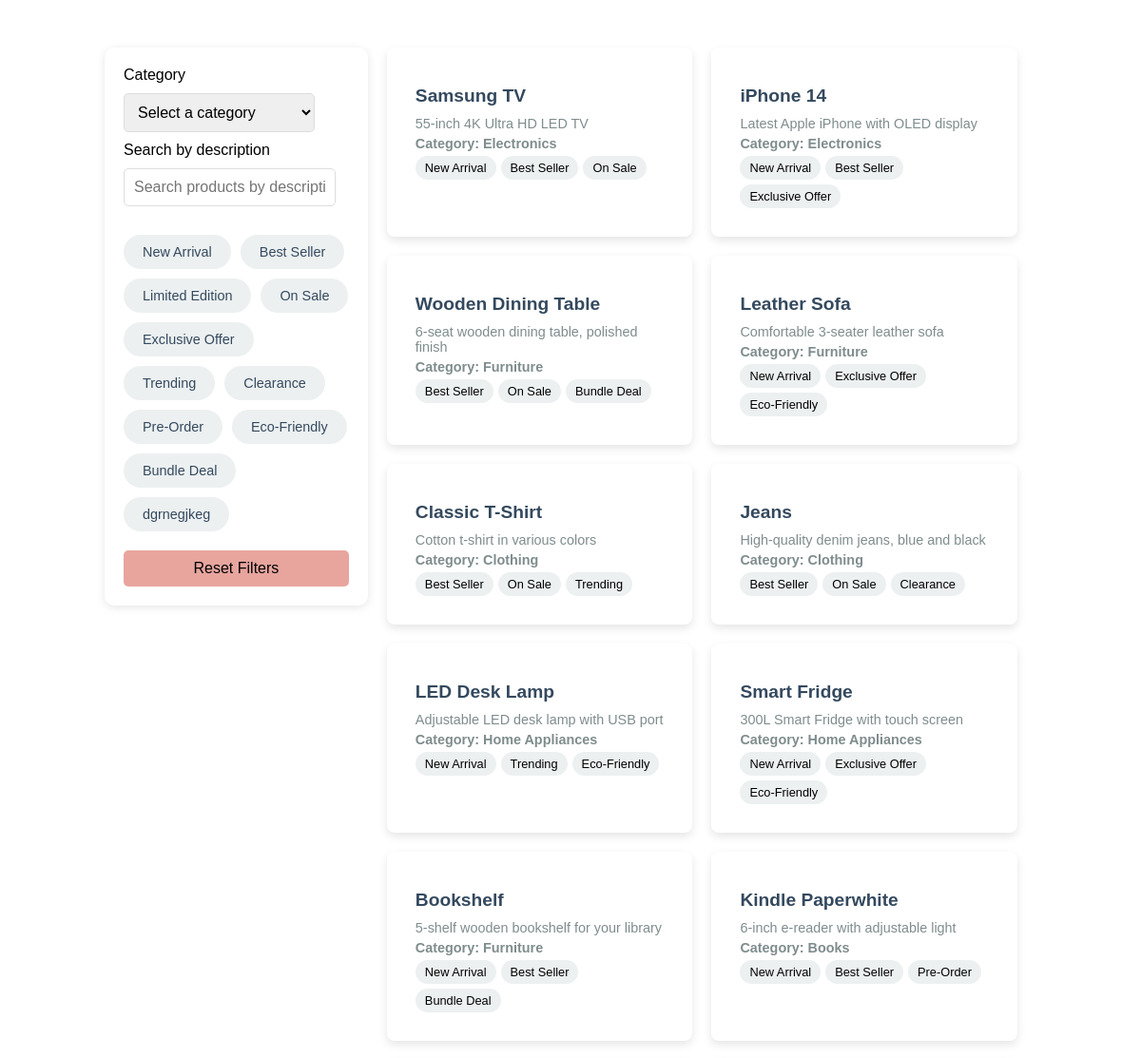
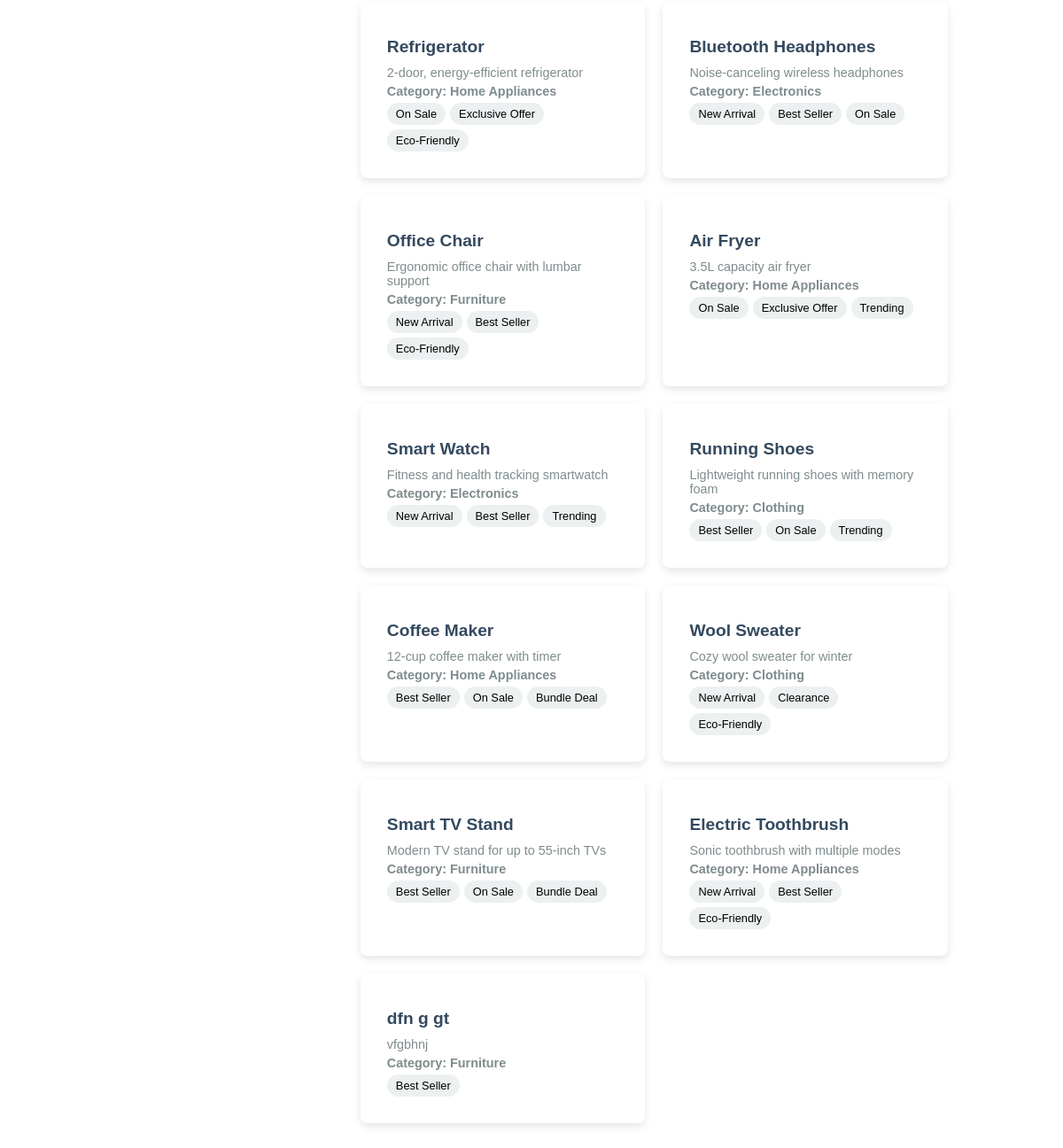
Screenshot of /products/ with the database file from the repository (2 pictures, top to bottom).
### products/models.py (models this page shows, shortened)
class Tag(models.Model):
    name = models.CharField(max_length=100, unique=True)

class Product(models.Model):
    name = models.CharField(max_length=200)
    description = models.TextField()
    category = models.ForeignKey(Category, related_name="products", on_delete=models.CASCADE)
    tags = models.ManyToManyField(Tag, related_name="products")  #many-to-many

class Category(models.Model):
    name = models.CharField(max_length=100, unique=True)  #category name

### products/views.py (the view)
# urls.py: path('', views.product_list, name='product_list'),
def product_list(request):
    query = request.GET.get('q', '')  #to search in descriptions
    category_id = request.GET.get('category', '')  # select category
    tags = request.GET.getlist('tags', [])  #get list of tags selected
    products = Product.objects.all()
    if query:
        products = products.filter(description__icontains=query)
    if category_id:
        products = products.filter(category__id=category_id)
    if tags:
        products = products.filter(tags__id__in=tags).distinct()
    categories = Category.objects.all()
    tags_all = Tag.objects.all()
    return render(request, 'products/product_list.html', {
        'products': products,
        'categories': categories,
        'tags': tags_all,
        'query': query,
        'selected_category': category_id,   #selected categories to highlight them
        'selected_tags': tags,  #selected tags to highlight them
    })

### products/templates/products/product_list.html (shortened to what this page needs)
{% load static %}
<!DOCTYPE html>
<html lang="en">
<head>
    <link rel="stylesheet" href="{% static 'css/styles.css' %}">
</head>
<body>
    <div class="page">
    <div class="filter-panel">
        <label for="category">Category</label>
        <select id="category" name="category">
            <option value="">Select a category</option>
        </select>
        <label for="search">Search by description</label>
        <input type="text" id="search" name="search" placeholder="Search products by description">
        <div class="tag-buttons">
            {% for tag in tags %}
                <button type="button" data-tag="{{ tag.name }}">{{ tag.name }}</button>
            {% endfor %}
        </div>
        <button class="reset" type="button" id="resetFilters">Reset Filters</button>
    </div>
    <div class="product-grid" id="productGrid">
        {% for product in products %}
            <div class="product-card">
                <div class="product-info">
                    <h3>{{ product.name }}</h3>
                    <p>{{ product.description }}</p>
                    <p class="category">Category: {{ product.category.name }}</p>
                    <div class="tags">
                        {% for tag in product.tags.all %}
                            <span>{{ tag.name }}</span>
                        {% endfor %}
                    </div>
                </div>
            </div>
        {% empty %}
            <div>No products found.</div>
        {% endfor %}
    </div>
</div>
</body>
</html>

### products/static/css/styles.css (style rules this page uses)
body { font-family: Arial, sans-serif; color: black; margin: 0; padding: 0; display: flex; justify-content: center; align-items: flex-start; min-height: 100vh; padding-top: 10px; }
.page { display: flex; flex-direction: row; width: 85%; justify-content: space-between; padding: 20px; box-sizing: border-box; }
.filter-panel { margin-top: 20px; width: 25%; background-color: #ffffff; height: fit-content; padding: 20px; border-radius: 10px; box-shadow: 0 2px 10px rgba(0, 0, 0, 0.1); }
.filter-panel input[type="text"], .filter-panel select { width: 85%; padding: 10px; margin: 10px 0; border: 1px solid #ddd; border-radius: 5px; font-size: 1rem; }
.filter-panel .tag-buttons { display: flex; flex-wrap: wrap; gap: 10px; margin-top: 20px; }
.filter-panel .tag-buttons button { background-color: #ecf0f1; color: #34495e; padding: 10px 20px; border: none; border-radius: 20px; cursor: pointer; font-size: 0.9rem; }
.filter-panel button.reset { background-color: #e7a59e; width: 100%; padding: 10px; border: none; border-radius: 5px; font-size: 1rem; margin-top: 20px; cursor: pointer; }
.product-grid { display: grid; grid-template-columns: repeat(auto-fill, minmax(250px, 1fr)); gap: 20px; width: 70%; padding: 20px; }
.product-card { background-color: white; border-radius: 8px; padding: 15px; box-shadow: 0 4px 10px rgba(0, 0, 0, 0.1); }
.product-info { padding: 15px; }
.product-info h3 { margin: 10px 0; font-size: 1.2rem; color: #34495e; }
.product-info p { font-size: 0.9rem; color: #7f8c8d; margin: 5px 0; }
.product-info .category { font-weight: bold; }
.product-info .tags { display: flex; flex-wrap: wrap; gap: 5px; }
.product-info .tags span { background-color: #ecf0f1; padding: 5px 10px; border-radius: 15px; font-size: 0.8rem; }

### rows the page displays
Tag: name "New Arrival"
Tag: name "Best Seller"
Tag: name "Limited Edition"
Tag: name "On Sale"
Tag: name "Exclusive Offer"
Tag: name "Trending"
Tag: name "Clearance"
Tag: name "Pre-Order"
Tag: name "Eco-Friendly"
Tag: name "Bundle Deal"
Tag: name "dgrnegjkeg"
Product: name "Samsung TV", description "55-inch 4K Ultra HD LED TV", category.name "Electronics"
Product: name "iPhone 14", description "Latest Apple iPhone with OLED display", category.name "Electronics"
Product: name "Wooden Dining Table", description "6-seat wooden dining table, polished finish", category.name "Furniture"
Product: name "Leather Sofa", description "Comfortable 3-seater leather sofa", category.name "Furniture"
Product: name "Classic T-Shirt", description "Cotton t-shirt in various colors", category.name "Clothing"
Product: name "Jeans", description "High-quality denim jeans, blue and black", category.name "Clothing"
Product: name "LED Desk Lamp", description "Adjustable LED desk lamp with USB port", category.name "Home Appliances"
Product: name "Smart Fridge", description "300L Smart Fridge with touch screen", category.name "Home Appliances"
Product: name "Bookshelf", description "5-shelf wooden bookshelf for your library", category.name "Furniture"
Product: name "Kindle Paperwhite", description "6-inch e-reader with adjustable light", category.name "Books"
Product: name "Refrigerator", description "2-door, energy-efficient refrigerator", category.name "Home Appliances"
Product: name "Bluetooth Headphones", description "Noise-canceling wireless headphones", category.name "Electronics"
Product: name "Office Chair", description "Ergonomic office chair with lumbar support", category.name "Furniture"
Product: name "Air Fryer", description "3.5L capacity air fryer", category.name "Home Appliances"
Product: name "Smart Watch", description "Fitness and health tracking smartwatch", category.name "Electronics"
Product: name "Running Shoes", description "Lightweight running shoes with memory foam", category.name "Clothing"
Product: name "Coffee Maker", description "12-cup coffee maker with timer", category.name "Home Appliances"
Product: name "Wool Sweater", description "Cozy wool sweater for winter", category.name "Clothing"
Product: name "Smart TV Stand", description "Modern TV stand for up to 55-inch TVs", category.name "Furniture"
Product: name "Electric Toothbrush", description "Sonic toothbrush with multiple modes", category.name "Home Appliances"
Product: name "dfn g gt", description "vfgbhnj", category.name "Furniture"
